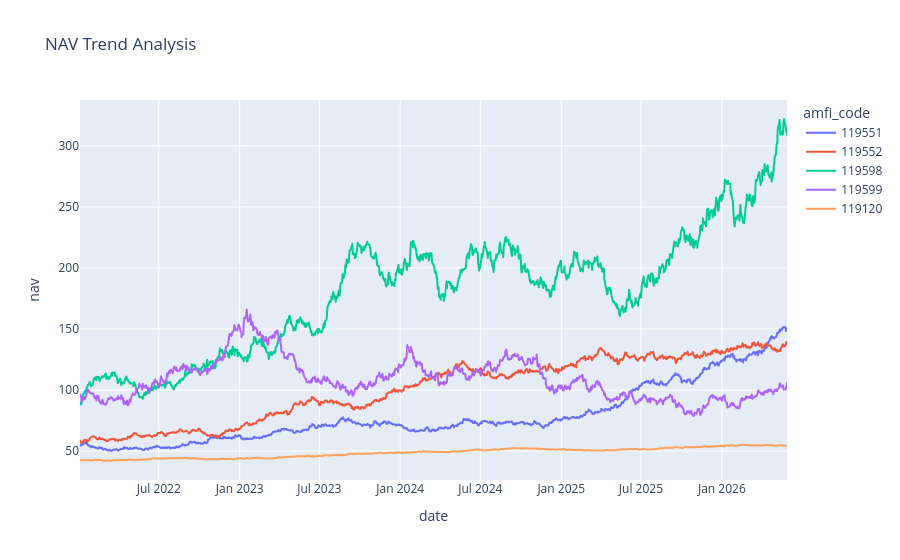

The cell this chart's notebook holds for it:
### Code cell
import pandas as pd
import plotly.express as px

nav_history["date"] = pd.to_datetime(nav_history["date"])

nav_sample = nav_history[
    nav_history["amfi_code"].isin(
        nav_history["amfi_code"].unique()[:5]
    )
]

fig = px.line(
    nav_sample,
    x="date",
    y="nav",
    color="amfi_code",
    title="NAV Trend Analysis"
)

fig.show()

### Figure 1 — Plotly figure (JSON) as saved in the notebook; plotly's stock layout.template omitted (floating-point values rounded to 4 significant figures; data arrays with more than 128 entries replaced by an {"elided": "..."} marker saying what was removed)
{"data": [{"hovertemplate": "amfi_code=119551<br>date=%{x}<br>nav=%{y}<extra></extra>", "legendgroup": "119551", "line": {"color": "#636efa", "dash": "solid"}, "marker": {"symbol": "circle"}, "mode": "lines", "name": "119551", "showlegend": true, "type": "scattergl", "x": {"elided": "1150 str values"}, "xaxis": "x", "y": {"elided": "1150 float values"}, "yaxis": "y"}, {"hovertemplate": "amfi_code=119552<br>date=%{x}<br>nav=%{y}<extra></extra>", "legendgroup": "119552", "line": {"color": "#EF553B", "dash": "solid"}, "marker": {"symbol": "circle"}, "mode": "lines", "name": "119552", "showlegend": true, "type": "scattergl", "x": {"elided": "1150 str values"}, "xaxis": "x", "y": {"elided": "1150 float values"}, "yaxis": "y"}, {"hovertemplate": "amfi_code=119598<br>date=%{x}<br>nav=%{y}<extra></extra>", "legendgroup": "119598", "line": {"color": "#00cc96", "dash": "solid"}, "marker": {"symbol": "circle"}, "mode": "lines", "name": "119598", "showlegend": true, "type": "scattergl", "x": {"elided": "1150 str values"}, "xaxis": "x", "y": {"elided": "1150 float values"}, "yaxis": "y"}, {"hovertemplate": "amfi_code=119599<br>date=%{x}<br>nav=%{y}<extra></extra>", "legendgroup": "119599", "line": {"color": "#ab63fa", "dash": "solid"}, "marker": {"symbol": "circle"}, "mode": "lines", "name": "119599", "showlegend": true, "type": "scattergl", "x": {"elided": "1150 str values"}, "xaxis": "x", "y": {"elided": "1150 float values"}, "yaxis": "y"}, {"hovertemplate": "amfi_code=119120<br>date=%{x}<br>nav=%{y}<extra></extra>", "legendgroup": "119120", "line": {"color": "#FFA15A", "dash": "solid"}, "marker": {"symbol": "circle"}, "mode": "lines", "name": "119120", "showlegend": true, "type": "scattergl", "x": {"elided": "1150 str values"}, "xaxis": "x", "y": {"elided": "1150 float values"}, "yaxis": "y"}], "layout": {"legend": {"title": {"text": "amfi_code"}, "tracegroupgap": 0}, "title": {"text": "NAV Trend Analysis"}, "xaxis": {"anchor": "y", "domain": [0, 1], "title": {"text": "date"}}, "yaxis": {"anchor": "x", "domain": [0, 1], "title": {"text": "nav"}}}}
